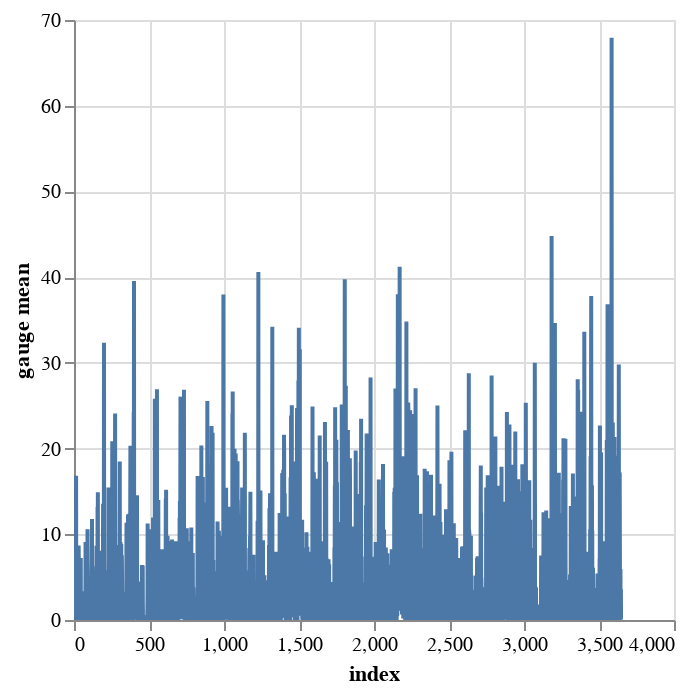

Notebook source saved alongside this figure:
### Code cell
abermule_rain_gauge_data_2010s['gauge mean'].plot.line()

### Figure 1 — Vega-Lite specification as saved in the notebook (floating-point values rounded to 4 significant figures; data arrays with more than 128 entries replaced by an {"elided": "..."} marker saying what was removed)
{"config": {"view": {"continuousWidth": 300, "continuousHeight": 300}}, "data": {"name": "data-44c456c9b5667e1e84f588eb6c765fd9"}, "mark": {"type": "line", "tooltip": true}, "encoding": {"x": {"field": "index", "type": "quantitative"}, "y": {"field": "gauge mean", "type": "quantitative"}}, "params": [{"name": "param_2", "select": {"type": "interval", "encodings": ["x", "y"]}, "bind": "scales"}], "$schema": "https://vega.github.io/schema/vega-lite/v5.20.1.json", "datasets": {"data-44c456c9b5667e1e84f588eb6c765fd9": {"elided": "3652 records"}}}
